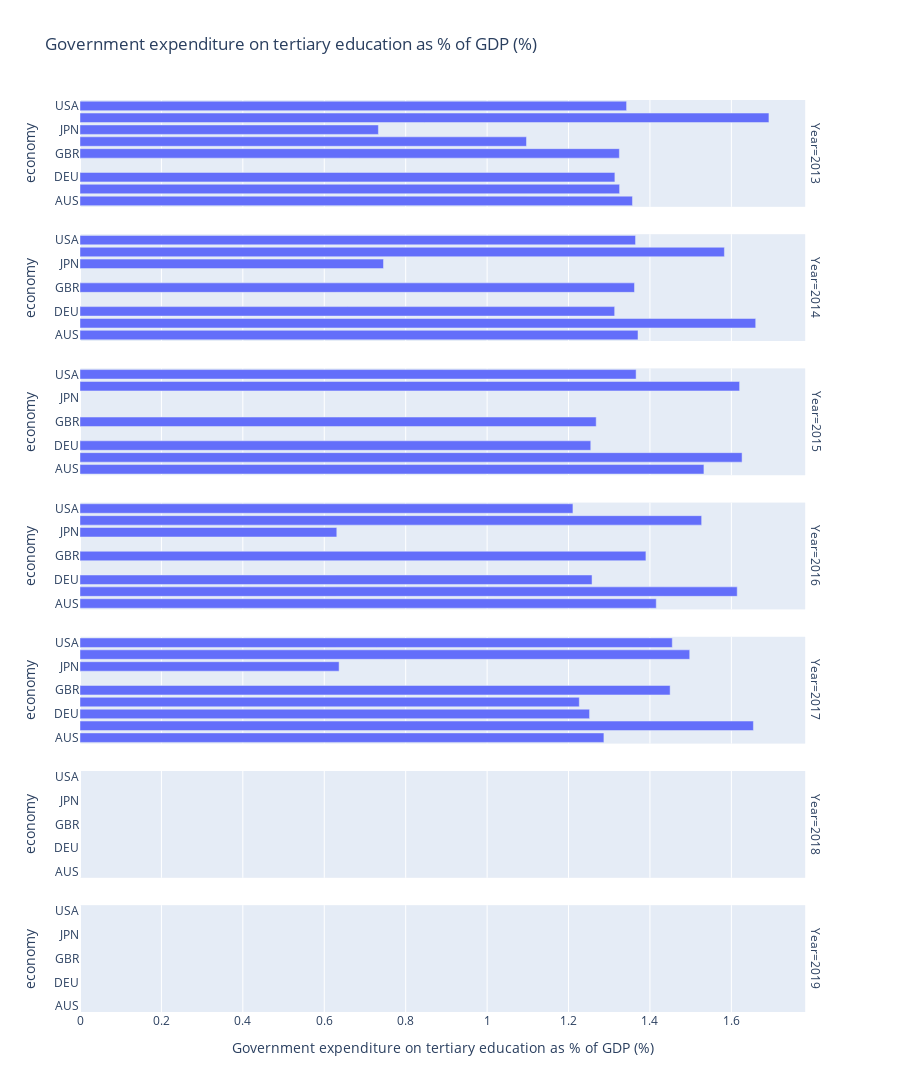

Source (notebook cell):
### Code cell
fig = px.bar(data_frame=df1,y = 'economy',x='Government expenditure on tertiary education as % of GDP (%)',
             facet_row='Year',
             orientation='h',
             height=40*len(df1),
            title='Government expenditure on tertiary education as % of GDP (%)',
            hover_name='economy') 
fig

### Figure 1 — Plotly figure (JSON) as saved in the notebook; plotly's stock layout.template omitted (floating-point values rounded to 4 significant figures)
{"data": [{"alignmentgroup": "True", "hovertemplate": "<b>%{hovertext}</b><br><br>Year=2013<br>Government expenditure on tertiary education as % of GDP (%)=%{x}<br>economy=%{y}<extra></extra>", "hovertext": ["AUS", "CAN", "DEU", "FRA", "GBR", "IND", "JPN", "NZL", "USA"], "legendgroup": "", "marker": {"color": "#636efa"}, "name": "", "offsetgroup": "", "orientation": "h", "showlegend": false, "textposition": "auto", "type": "bar", "x": [1.357, 1.325, 1.314, null, 1.325, 1.097, 0.733, 1.692, 1.343], "xaxis": "x7", "y": ["AUS", "CAN", "DEU", "FRA", "GBR", "IND", "JPN", "NZL", "USA"], "yaxis": "y7"}, {"alignmentgroup": "True", "hovertemplate": "<b>%{hovertext}</b><br><br>Year=2014<br>Government expenditure on tertiary education as % of GDP (%)=%{x}<br>economy=%{y}<extra></extra>", "hovertext": ["AUS", "CAN", "DEU", "FRA", "GBR", "IND", "JPN", "NZL", "USA"], "legendgroup": "", "marker": {"color": "#636efa"}, "name": "", "offsetgroup": "", "orientation": "h", "showlegend": false, "textposition": "auto", "type": "bar", "x": [1.371, 1.66, 1.313, null, 1.362, null, 0.7455, 1.583, 1.365], "xaxis": "x6", "y": ["AUS", "CAN", "DEU", "FRA", "GBR", "IND", "JPN", "NZL", "USA"], "yaxis": "y6"}, {"alignmentgroup": "True", "hovertemplate": "<b>%{hovertext}</b><br><br>Year=2015<br>Government expenditure on tertiary education as % of GDP (%)=%{x}<br>economy=%{y}<extra></extra>", "hovertext": ["AUS", "CAN", "DEU", "FRA", "GBR", "IND", "JPN", "NZL", "USA"], "legendgroup": "", "marker": {"color": "#636efa"}, "name": "", "offsetgroup": "", "orientation": "h", "showlegend": false, "textposition": "auto", "type": "bar", "x": [1.533, 1.626, 1.255, null, 1.268, null, null, 1.62, 1.366], "xaxis": "x5", "y": ["AUS", "CAN", "DEU", "FRA", "GBR", "IND", "JPN", "NZL", "USA"], "yaxis": "y5"}, {"alignmentgroup": "True", "hovertemplate": "<b>%{hovertext}</b><br><br>Year=2016<br>Government expenditure on tertiary education as % of GDP (%)=%{x}<br>economy=%{y}<extra></extra>", "hovertext": ["AUS", "CAN", "DEU", "FRA", "GBR", "IND", "JPN", "NZL", "USA"], "legendgroup": "", "marker": {"color": "#636efa"}, "name": "", "offsetgroup": "", "orientation": "h", "showlegend": false, "textposition": "auto", "type": "bar", "x": [1.415, 1.614, 1.258, null, 1.39, null, 0.6308, 1.527, 1.211], "xaxis": "x4", "y": ["AUS", "CAN", "DEU", "FRA", "GBR", "IND", "JPN", "NZL", "USA"], "yaxis": "y4"}, {"alignmentgroup": "True", "hovertemplate": "<b>%{hovertext}</b><br><br>Year=2017<br>Government expenditure on tertiary education as % of GDP (%)=%{x}<br>economy=%{y}<extra></extra>", "hovertext": ["AUS", "CAN", "DEU", "FRA", "GBR", "IND", "JPN", "NZL", "USA"], "legendgroup": "", "marker": {"color": "#636efa"}, "name": "", "offsetgroup": "", "orientation": "h", "showlegend": false, "textposition": "auto", "type": "bar", "x": [1.287, 1.654, 1.252, 1.226, 1.45, null, 0.6364, 1.498, 1.455], "xaxis": "x3", "y": ["AUS", "CAN", "DEU", "FRA", "GBR", "IND", "JPN", "NZL", "USA"], "yaxis": "y3"}, {"alignmentgroup": "True", "hovertemplate": "<b>%{hovertext}</b><br><br>Year=2018<br>Government expenditure on tertiary education as % of GDP (%)=%{x}<br>economy=%{y}<extra></extra>", "hovertext": ["AUS", "CAN", "DEU", "FRA", "GBR", "IND", "JPN", "NZL", "USA"], "legendgroup": "", "marker": {"color": "#636efa"}, "name": "", "offsetgroup": "", "orientation": "h", "showlegend": false, "textposition": "auto", "type": "bar", "x": [null, null, null, null, null, null, null, null, null], "xaxis": "x2", "y": ["AUS", "CAN", "DEU", "FRA", "GBR", "IND", "JPN", "NZL", "USA"], "yaxis": "y2"}, {"alignmentgroup": "True", "hovertemplate": "<b>%{hovertext}</b><br><br>Year=2019<br>Government expenditure on tertiary education as % of GDP (%)=%{x}<br>economy=%{y}<extra></extra>", "hovertext": ["AUS", "CAN", "DEU", "FRA", "GBR", "IND", "NZL"], "legendgroup": "", "marker": {"color": "#636efa"}, "name": "", "offsetgroup": "", "orientation": "h", "showlegend": false, "textposition": "auto", "type": "bar", "x": [null, null, null, null, null, null, null], "xaxis": "x", "y": ["AUS", "CAN", "DEU", "FRA", "GBR", "IND", "NZL"], "yaxis": "y"}], "layout": {"annotations": [{"font": {}, "showarrow": false, "text": "Year=2019", "textangle": 90, "x": 0.98, "xanchor": "left", "xref": "paper", "y": 0.05857, "yanchor": "middle", "yref": "paper"}, {"font": {}, "showarrow": false, "text": "Year=2018", "textangle": 90, "x": 0.98, "xanchor": "left", "xref": "paper", "y": 0.2057, "yanchor": "middle", "yref": "paper"}, {"font": {}, "showarrow": false, "text": "Year=2017", "textangle": 90, "x": 0.98, "xanchor": "left", "xref": "paper", "y": 0.3529, "yanchor": "middle", "yref": "paper"}, {"font": {}, "showarrow": false, "text": "Year=2016", "textangle": 90, "x": 0.98, "xanchor": "left", "xref": "paper", "y": 0.5, "yanchor": "middle", "yref": "paper"}, {"font": {}, "showarrow": false, "text": "Year=2015", "textangle": 90, "x": 0.98, "xanchor": "left", "xref": "paper", "y": 0.6471, "yanchor": "middle", "yref": "paper"}, {"font": {}, "showarrow": false, "text": "Year=2014", "textangle": 90, "x": 0.98, "xanchor": "left", "xref": "paper", "y": 0.7943, "yanchor": "middle", "yref": "paper"}, {"font": {}, "showarrow": false, "text": "Year=2013", "textangle": 90, "x": 0.98, "xanchor": "left", "xref": "paper", "y": 0.9414, "yanchor": "middle", "yref": "paper"}], "barmode": "relative", "height": 2440, "legend": {"tracegroupgap": 0}, "title": {"text": "Government expenditure on tertiary education as % of GDP (%)"}, "xaxis": {"anchor": "y", "domain": [0, 0.98], "title": {"text": "Government expenditure on tertiary education as % of GDP (%)"}}, "xaxis2": {"anchor": "y2", "domain": [0, 0.98], "matches": "x", "showticklabels": false}, "xaxis3": {"anchor": "y3", "domain": [0, 0.98], "matches": "x", "showticklabels": false}, "xaxis4": {"anchor": "y4", "domain": [0, 0.98], "matches": "x", "showticklabels": false}, "xaxis5": {"anchor": "y5", "domain": [0, 0.98], "matches": "x", "showticklabels": false}, "xaxis6": {"anchor": "y6", "domain": [0, 0.98], "matches": "x", "showticklabels": false}, "xaxis7": {"anchor": "y7", "domain": [0, 0.98], "matches": "x", "showticklabels": false}, "yaxis": {"anchor": "x", "domain": [0, 0.1171], "title": {"text": "economy"}}, "yaxis2": {"anchor": "x2", "domain": [0.1471, 0.2643], "matches": "y", "title": {"text": "economy"}}, "yaxis3": {"anchor": "x3", "domain": [0.2943, 0.4114], "matches": "y", "title": {"text": "economy"}}, "yaxis4": {"anchor": "x4", "domain": [0.4414, 0.5586], "matches": "y", "title": {"text": "economy"}}, "yaxis5": {"anchor": "x5", "domain": [0.5886, 0.7057], "matches": "y", "title": {"text": "economy"}}, "yaxis6": {"anchor": "x6", "domain": [0.7357, 0.8529], "matches": "y", "title": {"text": "economy"}}, "yaxis7": {"anchor": "x7", "domain": [0.8829, 1.0], "matches": "y", "title": {"text": "economy"}}}}
